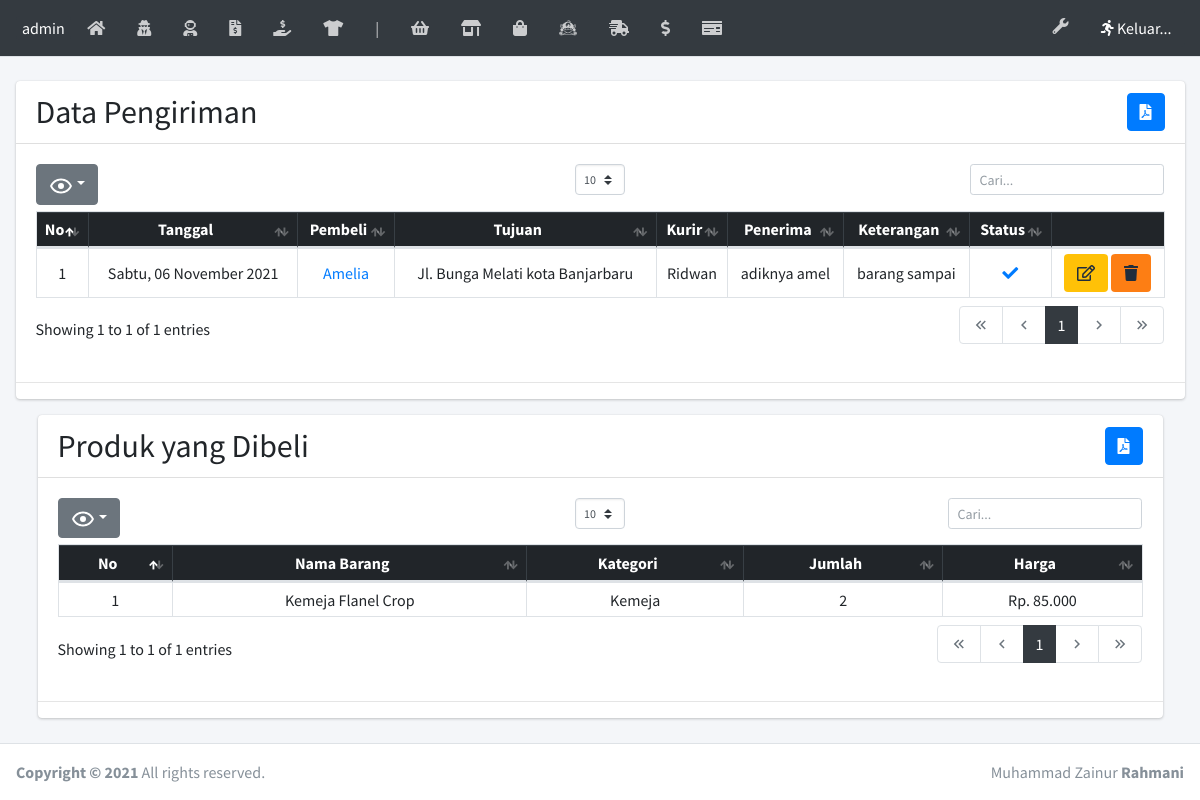
Page /laman/kirim.php?idbeli=42 on the committed database.
### tables this page shows
CREATE TABLE `kirim` (
  `idkirim` int(5) NOT NULL,
  `idbeli` int(5) NOT NULL,
  `idkurir` int(3) NOT NULL,
  `penerima` varchar(50) NOT NULL,
  `foto` text NOT NULL,
  `ket` text NOT NULL,
  `statuskirim` varchar(20) NOT NULL
);

CREATE TABLE `beli` (
  `idbeli` int(5) NOT NULL,
  `id` int(5) NOT NULL,
  `idongkir` int(5) NOT NULL,
  `tglbeli` date NOT NULL,
  `total` int(11) NOT NULL,
  `bukti` text NOT NULL,
  `status` varchar(30) NOT NULL,
  `namakota` varchar(80) NOT NULL,
  `tarifnya` float NOT NULL,
  `alamat` text NOT NULL
);

CREATE TABLE `user` (
  `id` int(5) NOT NULL,
  `nama` varchar(100) NOT NULL,
  `username` varchar(80) NOT NULL,
  `password` varchar(80) NOT NULL,
  `alamat` text NOT NULL,
  `telp` varchar(15) NOT NULL,
  `email` varchar(100) NOT NULL,
  `jk` enum('0','1') NOT NULL,
  `level` varchar(20) NOT NULL
);

CREATE TABLE `kurir` (
  `idkurir` int(3) NOT NULL,
  `username` varchar(10) NOT NULL,
  `password` varchar(10) NOT NULL,
  `namakurir` varchar(80) NOT NULL,
  `kontakkurir` varchar(50) NOT NULL,
  `alamatkurir` text NOT NULL,
  `jkkurir` enum('0','1') NOT NULL,
  `layanan` varchar(20) NOT NULL
);

CREATE TABLE `beliproduk` (
  `idbeliproduk` int(5) NOT NULL,
  `idbeli` int(5) NOT NULL,
  `idtanam` int(5) NOT NULL,
  `jumlah` int(5) NOT NULL,
  `namanya` varchar(80) NOT NULL,
  `harganya` float NOT NULL,
  `subharga` float NOT NULL
);

CREATE TABLE `tanam` (
  `idtanam` int(5) NOT NULL,
  `namatanam` varchar(80) NOT NULL,
  `kategori` varchar(30) NOT NULL,
  `modal` float NOT NULL,
  `harga` float NOT NULL,
  `deskripsi` text NOT NULL,
  `gambar` text NOT NULL,
  `stok` int(4) NOT NULL,
  `harga_r` float NOT NULL,
  `terjual` int(10) NOT NULL,
  `cekflash` int(1) NOT NULL
);

### tgl_indo.php (called while the page is built, shortened)
<?php
    function haribulantahun($tanggalnya, $cetak_hari = false){
        $hari = array(
            1 => 'Senin','Selasa','Rabu','Kamis','Jumat','Sabtu','Minggu'
        );
        $bulan = array(
            1 => 'Januari','Februari','Maret','April','Mei','Juni','Juli','Agustus','September','Oktober','November','Desember'
        );
        $split = explode('-', $tanggalnya);
        $tglkutang = $split[2]. ' '. $bulan[ (int)$split[1] ] . ' '. $split[0];
        if($cetak_hari){
            $num = date('N', strtotime($tanggalnya));
            return $hari[$num] . ', ' . $tglkutang;
        }
        return $tglkutang;
    }
?>

### laman/kirim.php (the view, shortened to what this page needs)
<?php require('headernya.php'); error_reporting(0);
  $idbeli = $_GET['idbeli'];
  $beliproduk = mysqli_query($kon, "SELECT * FROM beliproduk INNER JOIN tanam ON beliproduk.idtanam = tanam.idtanam WHERE idbeli = '$idbeli' ORDER BY namatanam ASC");
?>
  <div class="content-wrapper">
    <br>
    <section class="content">
      <div class="container-fluid">
        <div class="row">
          <div class="col-12">
            <div class="card">
              <div class="card-header">
                <h2 style="display:inline;">Data Pengiriman</h2>
                <button style="float: right" class="btn btn-primary" type="button" data-toggle="modal" data-target="#modal-sm" title="Cetak"><i class="fas fa-file-pdf"></i></button>
              </div>
              <div class="card-body">
                <table id="dataTables" class="table table-bordered table-sm">
                  <thead class="table-dark">
                    <tr class="text-center">
                        <th>No</th>
                        <th>Tanggal</th>
                        <th>Pembeli</th>
                        <th>Tujuan</th>
                        <th>Kurir</th>
                        <th>Penerima</th>
                        <th>Keterangan</th>
                        <th>Status</th>
                        <th class="hide"></th>
                    </tr>
                  </thead>
                  <tbody>
                    <?php
                      $no = 1;
                      $query = mysqli_query($kon, "SELECT * FROM kirim INNER JOIN beli ON kirim.idbeli = beli.idbeli INNER JOIN kurir ON kirim.idkurir = kurir.idkurir INNER JOIN user ON beli.id = user.id");
                      while($data = mysqli_fetch_array($query)){
                        ?>
                          <tr class="text-center">
                          <td><?= $no++ ?></td>
                          <td><?= haribulantahun($data['tglbeli'],true)?></td>
                          <td>
                            <a href="kirim.php?idbeli=<?= $data['idbeli'] ?>"><?= $data['nama'] ?></a>
                          </td>
                          <td><?= $data['alamat'] ?></td>
                          <td><?= $data['namakurir'] ?></td>
                          <td><?= $data['penerima'] ?></td>
                          <td><?= $data['ket'] ?></td>
                          <td><?php
                            if($data['statuskirim'] == 'Selesai' AND $data['foto']!=''){
                              ?> <a target="_blank" href="../img/<?= $data[foto] ?>"><i class='fas fa-check'></i></a><?php
                            }else if($data['statuskirim'] == 'Ditolak'){
                              echo "<i class='fas fa-times'></i>";
                            }else if($data['statuskirim'] == 'Menunggu'){
                              echo "<i class='fas fa-clock'></i>";
                            }  ?></td>
                          <td>
                            <button class="btn bg-warning" type="button"><a href="kirim_edit.php?idkirim=<?= $data['idkirim'] ?>" class="text-white"><i class="far fa-edit"></i></a></button>
                            <button class="btn bg-orange" onclick="yakin = confirm('Apakah Kamu yakin ingin Menghapus?'); if(yakin){ window.location = 'hapus.php?idkirim=<?= $data['idkirim'] ?>';
                              }" type="button"><i class="fas fa-trash"></i></button>
                          </td>
                        <?php
                      }
                    ?>
                  </tbody>
                </table>
              </div>
              <hr>
            </div>
          </div>
        </div>
      </div>
    </section>
    <?php
    if(mysqli_num_rows($beliproduk)> 0){ ?>
    <section class="content">
      <div class="container">
        <div class="row">
          <div class="col-12">
            <div class="card">
              <div class="card-header">
                <h2 style="display:inline;">Produk yang Dibeli</h2>
                <button style="float: right" class="btn btn-primary" type="button" data-toggle="modal" data-target="#modal-sm" title="Cetak"><i class="fas fa-file-pdf"></i></button>
              </div>
              <div class="card-body">
                <table id="dataTables1" class="table table-bordered table-sm">
                  <thead class="table-dark">
                    <tr class="text-center">
                        <th>No</th>
                        <th>Nama Barang</th>
                        <th>Kategori</th>
                        <th>Jumlah</th>
                        <th>Harga</th>
                    </tr>
                  </thead>
                  <tbody>
                    <?php
                      $no = 1;
                      while($data = mysqli_fetch_array($beliproduk)){
                        ?>
                          <tr class="text-center">
                          <td><?= $no++ ?></td>
                          <td><?= $data['namatanam'] ?></td>
                          <td><?= $data['kategori'] ?></td>
                          <td><?= $data['jumlah'] ?></td>
                          <td>Rp. <?= number_format($data['harga'],0,',','.') ?> </td>
                        <?php
                      }
                    ?>
                  </tbody>
                </table>
              </div>
              <hr>
            </div>
          </div>
        </div>
      </div>
    </section>
    <?php }?>
  </div>
<?php require('footernya.php') ?>

### rows in the picture
kirim: idbeli.tglbeli "Sabtu, 06 November 2021", user.nama "Amelia", user.alamat "Jl. Bunga Melati kota Banjarbaru", idkurir.namakurir "Ridwan", penerima "adiknya amel", ket "barang sampai"
beliproduk: idtanam.namatanam "Kemeja Flanel Crop", idtanam.kategori "Kemeja", jumlah "2", idtanam.harga "85.000"
